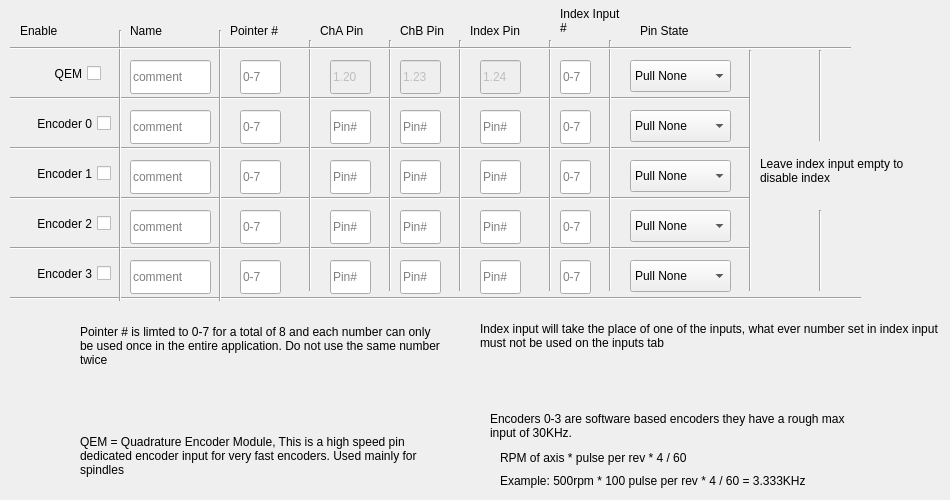
      <widget class="QWidget" name="PV">
       <attribute name="title">
        <string>Encoders</string>
       </attribute>
       <widget class="QLabel" name="label_17">
        <property name="geometry">
         <rect>
          <x>20</x>
          <y>0</y>
          <width>111</width>
          <height>61</height>
         </rect>
        </property>
        <property name="text">
         <string>Enable</string>
        </property>
        <property name="wordWrap">
         <bool>true</bool>
        </property>
       </widget>
       <widget class="QLabel" name="label_25">
        <property name="geometry">
         <rect>
          <x>130</x>
          <y>20</y>
          <width>68</width>
          <height>22</height>
         </rect>
        </property>
        <property name="text">
         <string>Name</string>
        </property>
       </widget>
       <widget class="QLabel" name="label_26">
        <property name="geometry">
         <rect>
          <x>560</x>
          <y>0</y>
          <width>68</width>
          <height>41</height>
         </rect>
        </property>
        <property name="text">
         <string>Index Input #</string>
        </property>
        <property name="wordWrap">
         <bool>true</bool>
        </property>
       </widget>
       <widget class="QLineEdit" name="qeminput">
        <property name="geometry">
         <rect>
          <x>560</x>
          <y>60</y>
          <width>31</width>
          <height>34</height>
         </rect>
        </property>
        <property name="text">
         <string/>
        </property>
        <property name="placeholderText">
         <string>0-7</string>
        </property>
       </widget>
       <widget class="QCheckBox" name="qem">
        <property name="geometry">
         <rect>
          <x>20</x>
          <y>60</y>
          <width>81</width>
          <height>27</height>
         </rect>
        </property>
        <property name="layoutDirection">
         <enum>Qt::RightToLeft</enum>
        </property>
        <property name="text">
         <string>QEM</string>
        </property>
       </widget>
       <widget class="QLabel" name="label_30">
        <property name="geometry">
         <rect>
          <x>230</x>
          <y>20</y>
          <width>91</width>
          <height>22</height>
         </rect>
        </property>
        <property name="text">
         <string>Pointer #</string>
        </property>
       </widget>
       <widget class="QLineEdit" name="qempv">
        <property name="geometry">
         <rect>
          <x>240</x>
          <y>60</y>
          <width>41</width>
          <height>34</height>
         </rect>
        </property>
        <property name="placeholderText">
         <string>0-7</string>
        </property>
       </widget>
       <widget class="QLineEdit" name="qemtxt">
        <property name="geometry">
         <rect>
          <x>130</x>
          <y>60</y>
          <width>81</width>
          <height>34</height>
         </rect>
        </property>
        <property name="placeholderText">
         <string>comment</string>
        </property>
       </widget>
       <widget class="QLabel" name="label_27">
        <property name="geometry">
         <rect>
          <x>480</x>
          <y>300</y>
          <width>461</width>
          <height>71</height>
         </rect>
        </property>
        <property name="text">
         <string>Index input will take the place of one of the inputs, what ever number set in index input must not be used on the inputs tab</string>
        </property>
        <property name="wordWrap">
         <bool>true</bool>
        </property>
       </widget>
       <widget class="QCheckBox" name="enc0">
        <property name="geometry">
         <rect>
          <x>10</x>
          <y>110</y>
          <width>101</width>
          <height>27</height>
         </rect>
        </property>
        <property name="layoutDirection">
         <enum>Qt::RightToLeft</enum>
        </property>
        <property name="text">
         <string>Encoder 0</string>
        </property>
       </widget>
       <widget class="QLineEdit" name="enc0txt">
        <property name="geometry">
         <rect>
          <x>130</x>
          <y>110</y>
          <width>81</width>
          <height>34</height>
         </rect>
        </property>
        <property name="placeholderText">
         <string>comment</string>
        </property>
       </widget>
       <widget class="QLineEdit" name="enc0pv">
        <property name="geometry">
         <rect>
          <x>240</x>
          <y>110</y>
          <width>41</width>
          <height>34</height>
         </rect>
        </property>
        <property name="placeholderText">
         <string>0-7</string>
        </property>
       </widget>
       <widget class="QLineEdit" name="enc0apin">
        <property name="geometry">
         <rect>
          <x>330</x>
          <y>110</y>
          <width>41</width>
          <height>34</height>
         </rect>
        </property>
        <property name="text">
         <string/>
        </property>
        <property name="placeholderText">
         <string>Pin#</string>
        </property>
       </widget>
       <widget class="QLineEdit" name="enc0bpin">
        <property name="geometry">
         <rect>
          <x>400</x>
          <y>110</y>
          <width>41</width>
          <height>34</height>
         </rect>
        </property>
        <property name="text">
         <string/>
        </property>
        <property name="placeholderText">
         <string>Pin#</string>
        </property>
       </widget>
       <widget class="QLineEdit" name="enc0ipin">
        <property name="geometry">
         <rect>
          <x>480</x>
          <y>110</y>
          <width>41</width>
          <height>34</height>
         </rect>
        </property>
        <property name="text">
         <string/>
        </property>
        <property name="placeholderText">
         <string>Pin#</string>
        </property>
       </widget>
       <widget class="QComboBox" name="enc0state">
        <property name="geometry">
         <rect>
          <x>630</x>
          <y>110</y>
          <width>101</width>
          <height>32</height>
         </rect>
        </property>
        <item>
         <property name="text">
          <string>Pull None</string>
         </property>
        </item>
        <item>
         <property name="text">
          <string>Open Drain</string>
         </property>
        </item>
        <item>
         <property name="text">
          <string>Pull Up</string>
         </property>
        </item>
        <item>
         <property name="text">
          <string>Pull Down</string>
         </property>
        </item>
       </widget>
       <widget class="QLineEdit" name="enc1pv">
        <property name="geometry">
         <rect>
          <x>240</x>
          <y>160</y>
          <width>41</width>
          <height>34</height>
         </rect>
        </property>
        <property name="placeholderText">
         <string>0-7</string>
        </property>
       </widget>
       <widget class="QLineEdit" name="enc1txt">
        <property name="geometry">
         <rect>
          <x>130</x>
          <y>160</y>
          <width>81</width>
          <height>34</height>
         </rect>
        </property>
        <property name="placeholderText">
         <string>comment</string>
        </property>
       </widget>
       <widget class="QComboBox" name="enc1state">
        <property name="geometry">
         <rect>
          <x>630</x>
          <y>160</y>
          <width>101</width>
          <height>32</height>
         </rect>
        </property>
        <item>
         <property name="text">
          <string>Pull None</string>
         </property>
        </item>
        <item>
         <property name="text">
          <string>Open Drain</string>
         </property>
        </item>
        <item>
         <property name="text">
          <string>Pull Up</string>
         </property>
        </item>
        <item>
         <property name="text">
          <string>Pull Down</string>
         </property>
        </item>
       </widget>
       <widget class="QLineEdit" name="enc1apin">
        <property name="geometry">
         <rect>
          <x>330</x>
          <y>160</y>
          <width>41</width>
          <height>34</height>
         </rect>
        </property>
        <property name="text">
         <string/>
        </property>
        <property name="placeholderText">
         <string>Pin#</string>
        </property>
       </widget>
       <widget class="QLineEdit" name="enc1bpin">
        <property name="geometry">
         <rect>
          <x>400</x>
          <y>160</y>
          <width>41</width>
          <height>34</height>
         </rect>
        </property>
        <property name="text">
         <string/>
        </property>
        <property name="placeholderText">
         <string>Pin#</string>
        </property>
       </widget>
       <widget class="QLineEdit" name="enc1ipin">
        <property name="geometry">
         <rect>
          <x>480</x>
          <y>160</y>
          <width>41</width>
          <height>34</height>
         </rect>
        </property>
        <property name="text">
         <string/>
        </property>
        <property name="placeholderText">
         <string>Pin#</string>
        </property>
       </widget>
       <widget class="QCheckBox" name="enc1">
        <property name="geometry">
         <rect>
          <x>10</x>
          <y>160</y>
          <width>101</width>
          <height>27</height>
         </rect>
        </property>
        <property name="layoutDirection">
         <enum>Qt::RightToLeft</enum>
        </property>
        <property name="text">
         <string>Encoder 1</string>
        </property>
       </widget>
       <widget class="QLineEdit" name="enc2pv">
        <property name="geometry">
         <rect>
          <x>240</x>
          <y>210</y>
          <width>41</width>
          <height>34</height>
         </rect>
        </property>
        <property name="placeholderText">
         <string>0-7</string>
        </property>
       </widget>
       <widget class="QLineEdit" name="enc2txt">
        <property name="geometry">
         <rect>
          <x>130</x>
          <y>210</y>
          <width>81</width>
          <height>34</height>
         </rect>
        </property>
        <property name="placeholderText">
         <string>comment</string>
        </property>
       </widget>
       <widget class="QComboBox" name="enc2state">
        <property name="geometry">
         <rect>
          <x>630</x>
          <y>210</y>
          <width>101</width>
          <height>32</height>
         </rect>
        </property>
        <item>
         <property name="text">
          <string>Pull None</string>
         </property>
        </item>
        <item>
         <property name="text">
          <string>Open Drain</string>
         </property>
        </item>
        <item>
         <property name="text">
          <string>Pull Up</string>
         </property>
        </item>
        <item>
         <property name="text">
          <string>Pull Down</string>
         </property>
        </item>
       </widget>
       <widget class="QLineEdit" name="enc2apin">
        <property name="geometry">
         <rect>
          <x>330</x>
          <y>210</y>
          <width>41</width>
          <height>34</height>
         </rect>
        </property>
        <property name="text">
         <string/>
        </property>
        <property name="placeholderText">
         <string>Pin#</string>
        </property>
       </widget>
       <widget class="QLineEdit" name="enc2bpin">
        <property name="geometry">
         <rect>
          <x>400</x>
          <y>210</y>
          <width>41</width>
          <height>34</height>
         </rect>
        </property>
        <property name="text">
         <string/>
        </property>
        <property name="placeholderText">
         <string>Pin#</string>
        </property>
       </widget>
       <widget class="QLineEdit" name="enc2ipin">
        <property name="geometry">
         <rect>
          <x>480</x>
          <y>210</y>
          <width>41</width>
          <height>34</height>
         </rect>
        </property>
        <property name="text">
         <string/>
        </property>
        <property name="placeholderText">
         <string>Pin#</string>
        </property>
       </widget>
       <widget class="QCheckBox" name="enc2">
        <property name="geometry">
         <rect>
          <x>10</x>
          <y>210</y>
          <width>101</width>
          <height>27</height>
         </rect>
        </property>
        <property name="layoutDirection">
         <enum>Qt::RightToLeft</enum>
        </property>
        <property name="text">
         <string>Encoder 2</string>
        </property>
       </widget>
       <widget class="QLineEdit" name="enc3pv">
        <property name="geometry">
         <rect>
          <x>240</x>
          <y>260</y>
          <width>41</width>
          <height>34</height>
         </rect>
        </property>
        <property name="placeholderText">
         <string>0-7</string>
        </property>
       </widget>
       <widget class="QLineEdit" name="enc3txt">
        <property name="geometry">
         <rect>
          <x>130</x>
          <y>260</y>
          <width>81</width>
          <height>34</height>
         </rect>
        </property>
        <property name="placeholderText">
         <string>comment</string>
        </property>
       </widget>
       <widget class="QComboBox" name="enc3state">
        <property name="geometry">
         <rect>
          <x>630</x>
          <y>260</y>
          <width>101</width>
          <height>32</height>
         </rect>
        </property>
        <item>
         <property name="text">
          <string>Pull None</string>
         </property>
        </item>
        <item>
         <property name="text">
          <string>Open Drain</string>
         </property>
        </item>
        <item>
         <property name="text">
          <string>Pull Up</string>
         </property>
        </item>
        <item>
         <property name="text">
          <string>Pull Down</string>
         </property>
        </item>
       </widget>
       <widget class="QLineEdit" name="enc3apin">
        <property name="geometry">
         <rect>
          <x>330</x>
          <y>260</y>
          <width>41</width>
          <height>34</height>
         </rect>
        </property>
        <property name="text">
         <string/>
        </property>
        <property name="placeholderText">
         <string>Pin#</string>
        </property>
       </widget>
       <widget class="QLineEdit" name="enc3bpin">
        <property name="geometry">
         <rect>
          <x>400</x>
          <y>260</y>
          <width>41</width>
          <height>34</height>
         </rect>
        </property>
        <property name="text">
         <string/>
        </property>
        <property name="placeholderText">
         <string>Pin#</string>
        </property>
       </widget>
       <widget class="QLineEdit" name="enc3ipin">
        <property name="geometry">
         <rect>
          <x>480</x>
          <y>260</y>
          <width>41</width>
          <height>34</height>
         </rect>
        </property>
        <property name="text">
         <string/>
        </property>
        <property name="placeholderText">
         <string>Pin#</string>
        </property>
       </widget>
       <widget class="QCheckBox" name="enc3">
        <property name="geometry">
         <rect>
          <x>10</x>
          <y>260</y>
          <width>101</width>
          <height>27</height>
         </rect>
        </property>
        <property name="layoutDirection">
         <enum>Qt::RightToLeft</enum>
        </property>
        <property name="text">
         <string>Encoder 3</string>
        </property>
       </widget>
       <widget class="Line" name="line_42">
        <property name="geometry">
         <rect>
          <x>10</x>
          <y>290</y>
          <width>851</width>
          <height>16</height>
         </rect>
        </property>
        <property name="orientation">
         <enum>Qt::Horizontal</enum>
        </property>
       </widget>
       <widget class="Line" name="line_43">
        <property name="geometry">
         <rect>
          <x>10</x>
          <y>240</y>
          <width>741</width>
          <height>16</height>
         </rect>
        </property>
        <property name="orientation">
         <enum>Qt::Horizontal</enum>
        </property>
       </widget>
       <widget class="Line" name="line_44">
        <property name="geometry">
         <rect>
          <x>10</x>
          <y>190</y>
          <width>741</width>
          <height>16</height>
         </rect>
        </property>
        <property name="orientation">
         <enum>Qt::Horizontal</enum>
        </property>
       </widget>
       <widget class="Line" name="line_45">
        <property name="geometry">
         <rect>
          <x>10</x>
          <y>140</y>
          <width>741</width>
          <height>16</height>
         </rect>
        </property>
        <property name="orientation">
         <enum>Qt::Horizontal</enum>
        </property>
       </widget>
       <widget class="Line" name="line_47">
        <property name="geometry">
         <rect>
          <x>10</x>
          <y>90</y>
          <width>741</width>
          <height>16</height>
         </rect>
        </property>
        <property name="orientation">
         <enum>Qt::Horizontal</enum>
        </property>
       </widget>
       <widget class="Line" name="line_46">
        <property name="geometry">
         <rect>
          <x>110</x>
          <y>30</y>
          <width>20</width>
          <height>271</height>
         </rect>
        </property>
        <property name="orientation">
         <enum>Qt::Vertical</enum>
        </property>
       </widget>
       <widget class="Line" name="line_48">
        <property name="geometry">
         <rect>
          <x>210</x>
          <y>30</y>
          <width>20</width>
          <height>271</height>
         </rect>
        </property>
        <property name="orientation">
         <enum>Qt::Vertical</enum>
        </property>
       </widget>
       <widget class="Line" name="line_49">
        <property name="geometry">
         <rect>
          <x>300</x>
          <y>40</y>
          <width>20</width>
          <height>251</height>
         </rect>
        </property>
        <property name="orientation">
         <enum>Qt::Vertical</enum>
        </property>
       </widget>
       <widget class="Line" name="line_50">
        <property name="geometry">
         <rect>
          <x>380</x>
          <y>40</y>
          <width>20</width>
          <height>251</height>
         </rect>
        </property>
        <property name="orientation">
         <enum>Qt::Vertical</enum>
        </property>
       </widget>
       <widget class="Line" name="line_51">
        <property name="geometry">
         <rect>
          <x>450</x>
          <y>40</y>
          <width>20</width>
          <height>251</height>
         </rect>
        </property>
        <property name="orientation">
         <enum>Qt::Vertical</enum>
        </property>
       </widget>
       <widget class="Line" name="line_52">
        <property name="geometry">
         <rect>
          <x>540</x>
          <y>40</y>
          <width>20</width>
          <height>251</height>
         </rect>
        </property>
        <property name="orientation">
         <enum>Qt::Vertical</enum>
        </property>
       </widget>
       <widget class="QLineEdit" name="enc0input">
        <property name="geometry">
         <rect>
          <x>560</x>
          <y>110</y>
          <width>31</width>
          <height>34</height>
         </rect>
        </property>
        <property name="text">
         <string/>
        </property>
        <property name="placeholderText">
         <string>0-7</string>
        </property>
       </widget>
       <widget class="QLineEdit" name="enc1input">
        <property name="geometry">
         <rect>
          <x>560</x>
          <y>160</y>
          <width>31</width>
          <height>34</height>
         </rect>
        </property>
        <property name="text">
         <string/>
        </property>
        <property name="placeholderText">
         <string>0-7</string>
        </property>
       </widget>
       <widget class="QLineEdit" name="enc2input">
        <property name="geometry">
         <rect>
          <x>560</x>
          <y>210</y>
          <width>31</width>
          <height>34</height>
         </rect>
        </property>
        <property name="text">
         <string/>
        </property>
        <property name="placeholderText">
         <string>0-7</string>
        </property>
       </widget>
       <widget class="QLineEdit" name="enc3input">
        <property name="geometry">
         <rect>
          <x>560</x>
          <y>260</y>
          <width>31</width>
          <height>34</height>
         </rect>
        </property>
        <property name="text">
         <string/>
        </property>
        <property name="placeholderText">
         <string>0-7</string>
        </property>
       </widget>
       <widget class="Line" name="line_53">
        <property name="geometry">
         <rect>
          <x>600</x>
          <y>40</y>
          <width>20</width>
          <height>251</height>
         </rect>
        </property>
        <property name="orientation">
         <enum>Qt::Vertical</enum>
        </property>
       </widget>
       <widget class="QComboBox" name="qemstate">
        <property name="geometry">
         <rect>
          <x>630</x>
          <y>60</y>
          <width>101</width>
          <height>32</height>
         </rect>
        </property>
        <item>
         <property name="text">
          <string>Pull None</string>
         </property>
        </item>
        <item>
         <property name="text">
          <string>Open Drain</string>
         </property>
        </item>
        <item>
         <property name="text">
          <string>Pull Up</string>
         </property>
        </item>
        <item>
         <property name="text">
          <string>Pull Down</string>
         </property>
        </item>
       </widget>
       <widget class="QLabel" name="label_61">
        <property name="geometry">
         <rect>
          <x>640</x>
          <y>20</y>
          <width>111</width>
          <height>22</height>
         </rect>
        </property>
        <property name="text">
         <string>Pin State</string>
        </property>
       </widget>
       <widget class="QLabel" name="label_62">
        <property name="geometry">
         <rect>
          <x>320</x>
          <y>10</y>
          <width>71</width>
          <height>41</height>
         </rect>
        </property>
        <property name="text">
         <string>ChA Pin</string>
        </property>
        <property name="wordWrap">
         <bool>true</bool>
        </property>
       </widget>
       <widget class="QLineEdit" name="qemapin">
        <property name="enabled">
         <bool>false</bool>
        </property>
        <property name="geometry">
         <rect>
          <x>330</x>
          <y>60</y>
          <width>41</width>
          <height>34</height>
         </rect>
        </property>
        <property name="text">
         <string>1.20</string>
        </property>
        <property name="placeholderText">
         <string/>
        </property>
       </widget>
       <widget class="QLineEdit" name="qembpin">
        <property name="enabled">
         <bool>false</bool>
        </property>
        <property name="geometry">
         <rect>
          <x>400</x>
          <y>60</y>
          <width>41</width>
          <height>34</height>
         </rect>
        </property>
        <property name="text">
         <string>1.23</string>
        </property>
        <property name="placeholderText">
         <string/>
        </property>
       </widget>
       <widget class="QLabel" name="label_63">
        <property name="geometry">
         <rect>
          <x>400</x>
          <y>10</y>
          <width>71</width>
          <height>41</height>
         </rect>
        </property>
        <property name="text">
         <string>ChB Pin</string>
        </property>
        <property name="wordWrap">
         <bool>true</bool>
        </property>
       </widget>
       <widget class="QLabel" name="label_64">
        <property name="geometry">
         <rect>
          <x>470</x>
          <y>10</y>
          <width>81</width>
          <height>41</height>
         </rect>
        </property>
        <property name="text">
         <string>Index Pin</string>
        </property>
        <property name="wordWrap">
         <bool>true</bool>
        </property>
       </widget>
       <widget class="QLineEdit" name="qemipin">
        <property name="enabled">
         <bool>false</bool>
        </property>
        <property name="geometry">
         <rect>
          <x>480</x>
          <y>60</y>
          <width>41</width>
          <height>34</height>
         </rect>
        </property>
        <property name="text">
         <string>1.24</string>
        </property>
        <property name="placeholderText">
         <string/>
        </property>
       </widget>
       <widget class="Line" name="line_54">
        <property name="geometry">
         <rect>
          <x>740</x>
          <y>50</y>
          <width>20</width>
          <height>241</height>
         </rect>
        </property>
        <property name="orientation">
         <enum>Qt::Vertical</enum>
        </property>
       </widget>
       <widget class="Line" name="line_86">
        <property name="geometry">
         <rect>
          <x>10</x>
          <y>40</y>
          <width>841</width>
          <height>16</height>
         </rect>
        </property>
        <property name="orientation">
         <enum>Qt::Horizontal</enum>
        </property>
       </widget>
       <widget class="QLabel" name="label_33">
        <property name="geometry">
         <rect>
          <x>760</x>
          <y>140</y>
          <width>161</width>
          <height>61</height>
         </rect>
        </property>
        <property name="text">
         <string>Leave index input empty to disable index</string>
        </property>
        <property name="wordWrap">
         <bool>true</bool>
        </property>
       </widget>
       <widget class="Line" name="line_92">
        <property name="geometry">
         <rect>
          <x>810</x>
          <y>210</y>
          <width>20</width>
          <height>81</height>
         </rect>
        </property>
        <property name="orientation">
         <enum>Qt::Vertical</enum>
        </property>
       </widget>
       <widget class="Line" name="line_93">
        <property name="geometry">
         <rect>
          <x>810</x>
          <y>50</y>
          <width>20</width>
          <height>91</height>
         </rect>
        </property>
        <property name="orientation">
         <enum>Qt::Vertical</enum>
        </property>
       </widget>
       <widget class="QLabel" name="label_37">
        <property name="geometry">
         <rect>
          <x>80</x>
          <y>310</y>
          <width>361</width>
          <height>71</height>
         </rect>
        </property>
        <property name="text">
         <string>Pointer # is limted to 0-7 for a total of 8 and each number can only be used once in the entire application. Do not use the same number twice</string>
        </property>
        <property name="wordWrap">
         <bool>true</bool>
        </property>
       </widget>
       <widget class="QLabel" name="label_38">
        <property name="geometry">
         <rect>
          <x>80</x>
          <y>420</y>
          <width>361</width>
          <height>71</height>
         </rect>
        </property>
        <property name="text">
         <string>QEM = Quadrature Encoder Module, This is a high speed pin dedicated encoder input for very fast encoders. Used mainly for spindles</string>
        </property>
        <property name="wordWrap">
         <bool>true</bool>
        </property>
       </widget>
       <widget class="QLabel" name="label_39">
        <property name="geometry">
         <rect>
          <x>490</x>
          <y>400</y>
          <width>361</width>
          <height>51</height>
         </rect>
        </property>
        <property name="text">
         <string>Encoders 0-3 are software based encoders they have a rough max input of 30KHz.</string>
        </property>
        <property name="wordWrap">
         <bool>true</bool>
        </property>
       </widget>
       <widget class="QLabel" name="label_40">
        <property name="geometry">
         <rect>
          <x>500</x>
          <y>450</y>
          <width>281</width>
          <height>16</height>
         </rect>
        </property>
        <property name="text">
         <string>RPM of axis * pulse per rev * 4 / 60 </string>
        </property>
        <property name="wordWrap">
         <bool>true</bool>
        </property>
       </widget>
       <widget class="QLabel" name="label_41">
        <property name="geometry">
         <rect>
          <x>500</x>
          <y>470</y>
          <width>411</width>
          <height>21</height>
         </rect>
        </property>
        <property name="text">
         <string>Example: 500rpm * 100 pulse per rev * 4 / 60 = 3.333KHz</string>
        </property>
        <property name="wordWrap">
         <bool>true</bool>
        </property>
       </widget>
      </widget>
